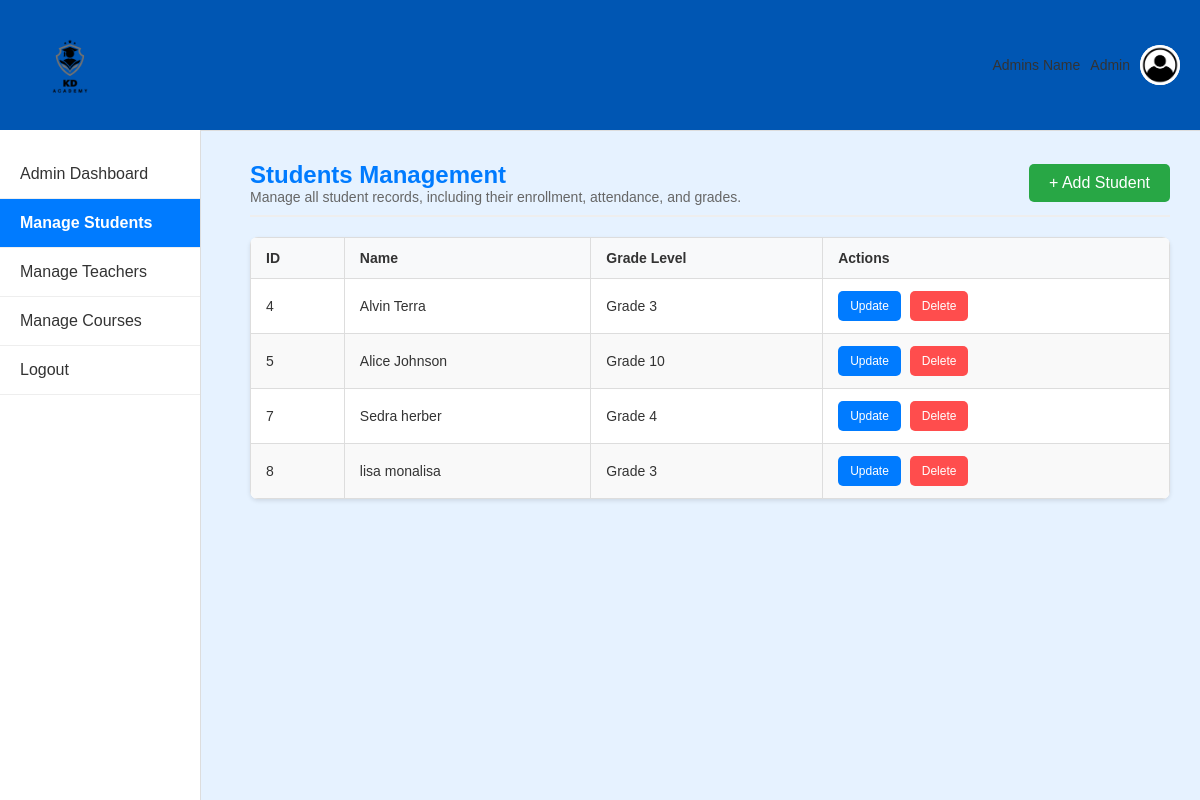
Before: /admin/students with the older database file.
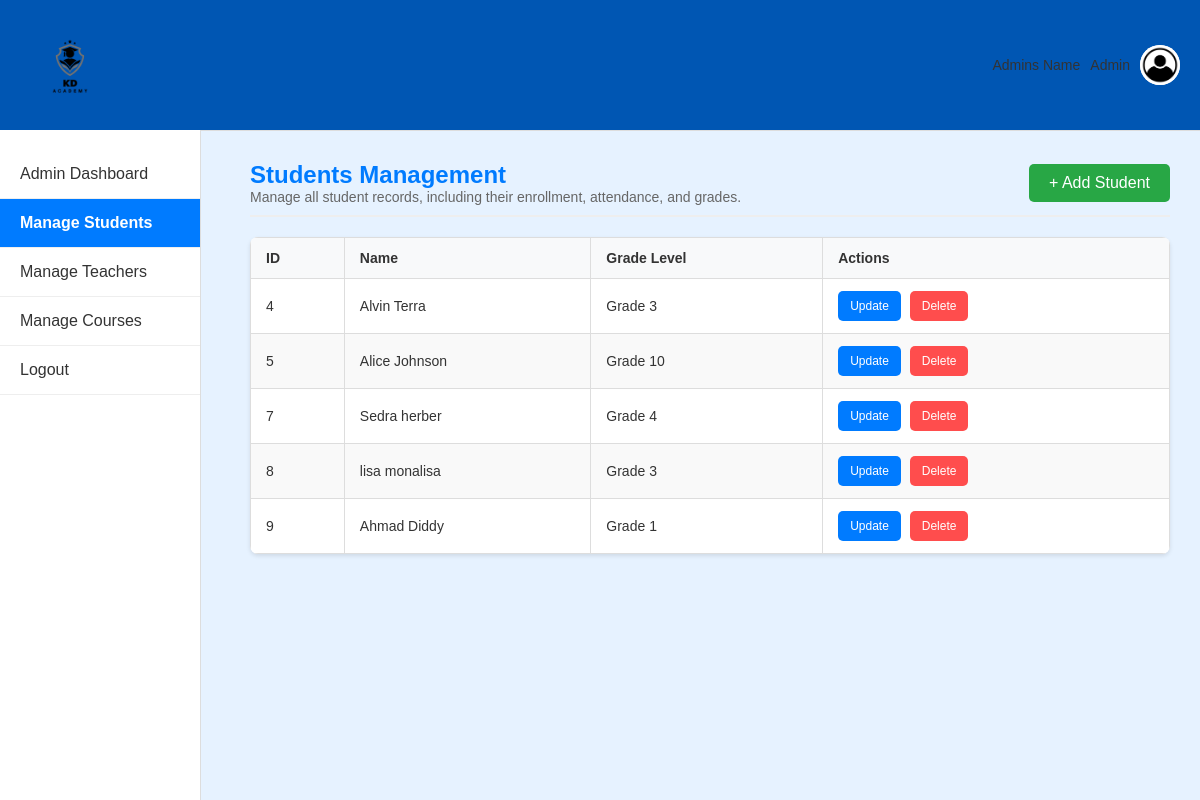
After: the same page with the newer database file.
### app/models.py (models this page shows)
class Student(db.Model):
    __tablename__ = 'students'
    student_id = db.Column(db.Integer, primary_key=True)
    user_id = db.Column(db.Integer, db.ForeignKey('users.user_id'), nullable=False)
    grade_level = db.Column(db.String(5), nullable=False)

class User(db.Model):
    __tablename__ = 'users'
    user_id = db.Column(db.Integer, primary_key=True, autoincrement=True)
    first_name = db.Column(db.String(50), nullable=False)
    last_name = db.Column(db.String(50), nullable=False)
    username = db.Column(db.String(50), unique=True, nullable=False)
    email = db.Column(db.String(100), unique=True, nullable=False)
    password = db.Column(db.String(200), nullable=False)
    role = db.Column(db.String(10), nullable=False)  # student, teacher, admin

### app/routes/admin_routes.py (the view)
@admin_routes.route('/students')
def students_management():
    try:
        students = db.session.query(Student, User).join(User, Student.user_id == User.user_id).all()
        return render_template('admin/students_man.html', students=students)
    except Exception as e:
        print(f"Error fetching students: {e}")
        flash("Error loading Students Management Page.", "error")

### app/templates/admin/students_man.html (shortened to what this page needs)
<!DOCTYPE html>
<html lang="en">
<head>
    <link rel="stylesheet" href="{{ url_for('static', filename='css/shared.css') }}">
    <link rel="stylesheet" href="{{ url_for('static', filename='css/student_man.css') }}">
</head>
<body>
    <header class="top-nav">
        <div class="img-container">
            <img src="{{ url_for('static', filename='images/logo.png') }}" alt="KD Academy Logo" class="logo-img">
        </div>
        <div class="user-info">
            <span>Admins Name</span>
            <span>Admin</span>
            <img src="{{ url_for('static', filename='images/user-icon.png') }}" alt="Admin Icon">
        </div>
    </header>
    <nav class="side-nav">
        <ul>
            <li><a href="{{ url_for('admin_routes.admin_dashboard') }}">Admin Dashboard</a></li>
            <li><a href="{{ url_for('admin_routes.students_management') }}" class="active">Manage Students</a></li>
            <li><a href="{{ url_for('admin_routes.teachers_management') }}">Manage Teachers</a></li>
            <li><a href="{{ url_for('admin_routes.courses_management') }}">Manage Courses</a></li>
            <li><a href="{{ url_for('auth_routes.logout') }}" class="btn btn-danger">Logout</a></li>
        </ul>
    </nav>
    <div class="main-content">
        <div class="header-section">
            <div class="title-section">
                <h2>Students Management</h2>
                <p>Manage all student records, including their enrollment, attendance, and grades.</p>
            </div>
            <button class="add-btn" onclick="openAddStudentModal()">+ Add Student</button>
        </div>
        <div class="table-container">
            <table class="students-table">
                <thead>
                    <tr>
                        <th>ID</th>
                        <th>Name</th>
                        <th>Grade Level</th>
                        <th>Actions</th>
                    </tr>
                </thead>
                <tbody>
                    {% for student in students %}
                    <tr id="student-{{ student.Student.student_id }}"
                        data-first-name="{{ student.User.first_name }}"
                        data-last-name="{{ student.User.last_name }}"
                        data-grade-level="{{ student.Student.grade_level }}">
                        <td>{{ student.Student.student_id }}</td>
                        <td>{{ student.User.first_name }} {{ student.User.last_name }}</td>
                        <td>Grade {{ student.Student.grade_level }}</td>
                        <td>
                            <button class="action-btn update-btn" onclick="openUpdateStudentModal({{ student.Student.student_id }})">Update</button>
                            <form action="{{ url_for('admin_routes.delete_student', student_id=student.Student.student_id) }}" method="POST" style="display:inline;">
                                <button type="submit" class="action-btn delete-btn">Delete</button>
                            </form>
                        </td>
                    </tr>
                    {% endfor %}
                </tbody>
            </table>
        </div>
    </div>
</body>
</html>

### app/static/css/shared.css (style rules this page uses)
body, h1, h2, h3, p, a, div, header, table, th, td, ul, li, button { margin: 0; padding: 0; box-sizing: border-box; font-family: Arial, sans-serif; }
body { background-color: #e6f2ff; color: #333; font-size: 14px; }
.top-nav { display: flex; justify-content: space-between; align-items: center; padding: 15px 20px; background-color: #0056b3; color: #333; font-family: 'Futura', sans-serif; border-bottom: 1px solid #ddd; }
.top-nav .img-container { display: flex; align-items: center; }
.top-nav .logo-img { max-height: 100px; width: auto; }
.top-nav .user-info { display: flex; align-items: center; gap: 10px; }
.top-nav .user-info img { width: 40px; height: 40px; border-radius: 50%; background-color: #f8f9fa; }
.side-nav { position: fixed; top: 130px; left: 0; width: 200px; height: calc(100% - 65px); background-color: white; border-right: 1px solid #ddd; padding-top: 20px; }
.side-nav a { display: block; padding: 15px 20px; font-size: 16px; text-decoration: none; color: #333; border-bottom: 1px solid #eee; transition: background-color 0.3s ease, color 0.3s ease; }
.side-nav a.active { background-color: #007BFF; color: white; font-weight: bold; }
.main-content { margin-left: 220px; padding: 30px; }
.header-section { display: flex; justify-content: space-between; align-items: center; margin-bottom: 20px; border-bottom: 2px solid #eee; padding-bottom: 10px; }
.header-section h2 { font-size: 24px; color: #007BFF; }
.header-section p { font-size: 14px; color: #666; }
.add-btn { background-color: #28a745; color: white; border: none; padding: 10px 20px; border-radius: 5px; font-size: 16px; cursor: pointer; transition: background-color 0.3s ease; }

### app/static/css/student_man.css (style rules this page uses)
.main-content { margin-left: 220px; padding: 30px; }
.header-section { display: flex; justify-content: space-between; align-items: center; margin-bottom: 20px; border-bottom: 2px solid #eee; padding-bottom: 10px; }
.header-section h2 { font-size: 24px; color: #007BFF; }
.header-section p { font-size: 14px; color: #666; }
.table-container { margin-top: 20px; overflow-x: auto; background-color: white; border-radius: 8px; box-shadow: 0 2px 4px rgba(0, 0, 0, 0.1); }
.students-table { width: 100%; border-collapse: collapse; text-align: left; }
.students-table th, .students-table td { padding: 12px 15px; border: 1px solid #ddd; }
.students-table th { background-color: #f8f9fa; font-weight: bold; color: #333; }
.students-table tr:nth-child(even) { background-color: #f9f9f9; }
.add-btn { background-color: #28a745; color: white; border: none; padding: 10px 20px; border-radius: 5px; font-size: 16px; cursor: pointer; transition: background-color 0.3s ease; }
.action-btn { padding: 8px 12px; font-size: 12px; border: none; border-radius: 5px; cursor: pointer; margin-right: 5px; transition: background-color 0.3s ease; }
.action-btn.update-btn { background-color: #007BFF; color: white; }
.action-btn.delete-btn { background-color: #FF4D4D; color: white; }

Changed rows visible on the page:
added Student: Student.student_id "9", User.first_name "Ahmad", User.last_name "Diddy", Student.grade_level "1"
